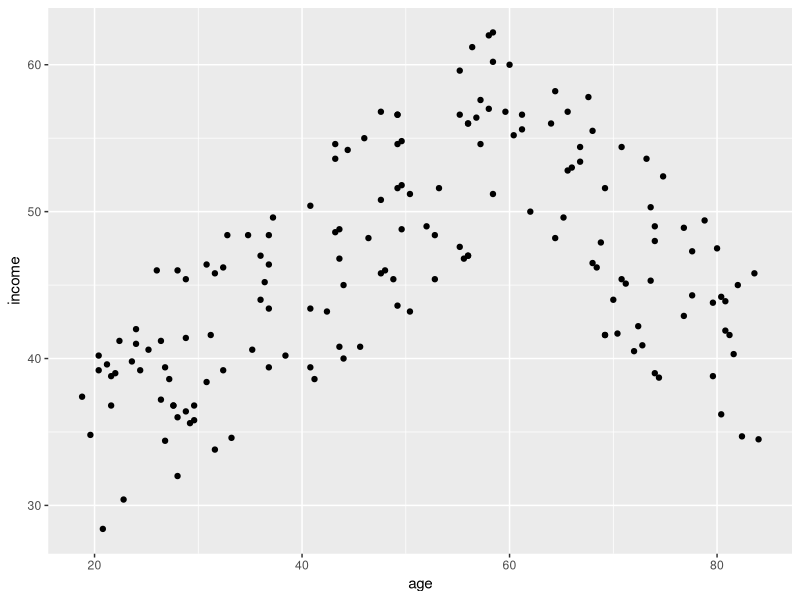
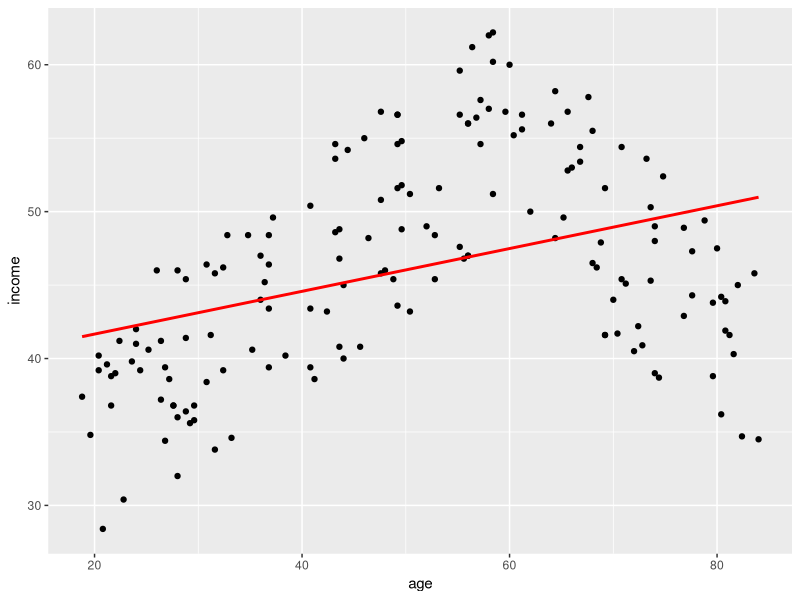
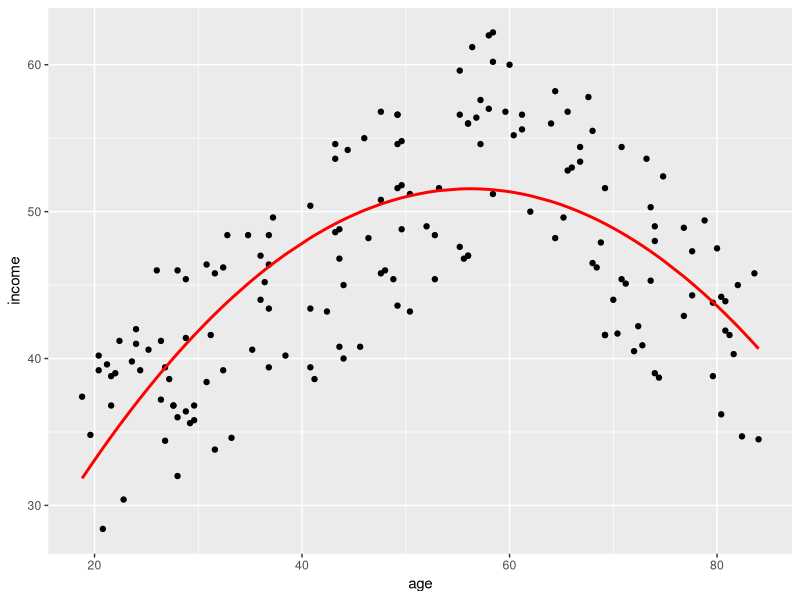
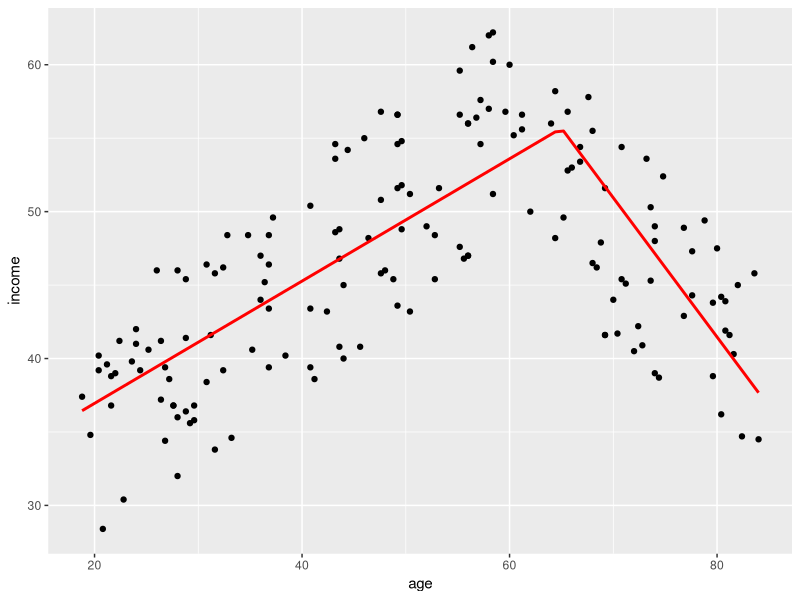
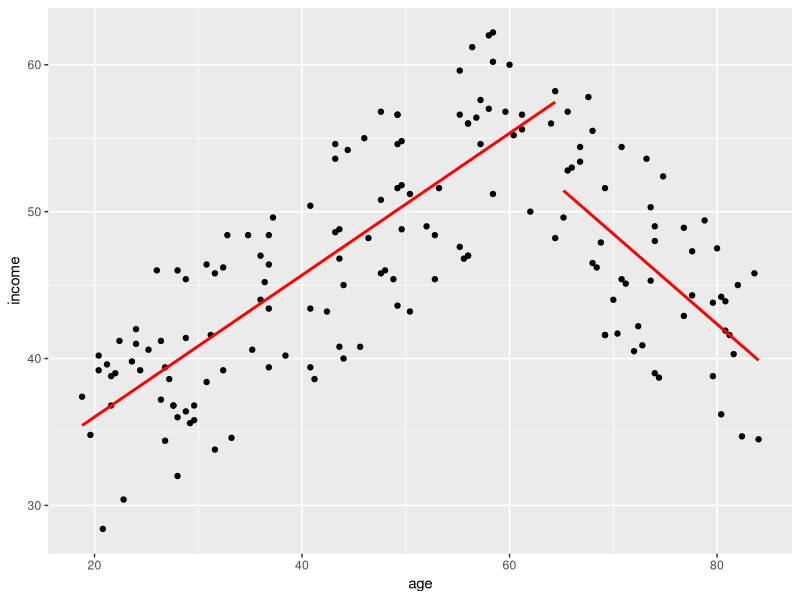
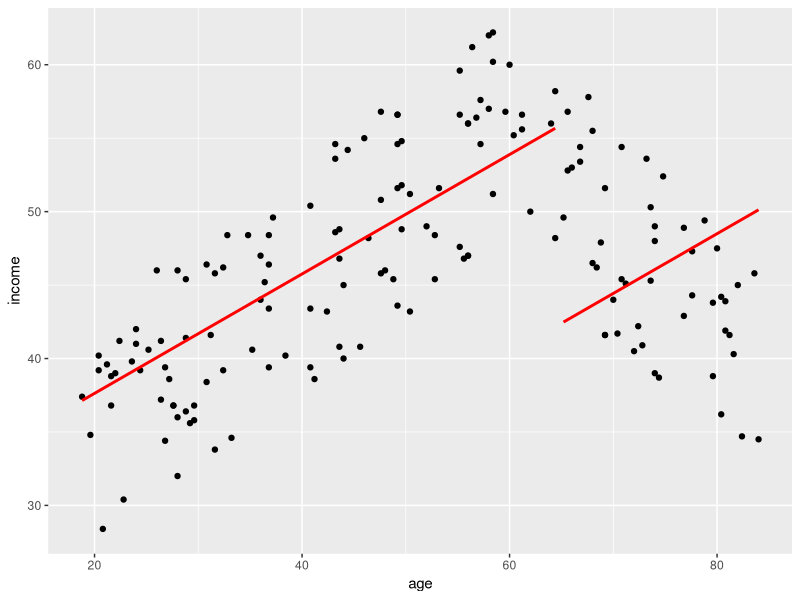
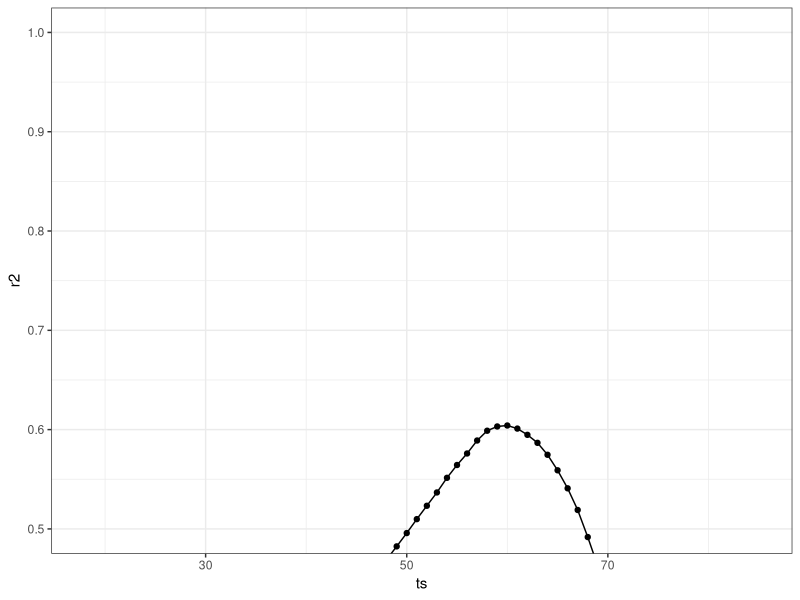

These figures' R source, in order:
library("dplyr")
library("ggplot2")
library("viridis")

## load data

data = read.csv("splines_tut.csv", stringsAsFactors=F) %>% select(-1)


## plot data
ggplot(data, aes(x=age, y=income))+geom_point()

## baseline model
reg = lm(income ~ age, data=data) #create regression model for age and income
summary(reg) # plot model summary
data$predicted_income = predict(reg, data) # use the model to predict the data 
ggplot(data, aes(x=age, y=income))+ #plot both the actual and predicted data
  geom_point()+
  geom_line(aes(x=age, y=predicted_income),size=1, color="red")

## improve model with quadratic effect --> this one fits actually already almost perfectly
data <- data %>% mutate(age2 = age*age) #square the values to create the quadratic model
reg = lm(income ~ age+age2, data=data)
summary(reg)
data$predicted_income = predict(reg, data) # again, plot the data
ggplot(data, aes(x=age, y=income))+
  geom_point()+
  geom_line(aes(x=age, y=predicted_income),size=1, color="red")


## now, assume that the inflexion point is known
tau = 65

## compute new spline variable
data = data %>% mutate(spline_tau = ifelse(age>=tau, age-tau, 0)) 

## fit spline model
reg = lm(income ~ age + spline_tau, data=data)
summary(reg)
data$predicted_income = predict(reg, data)
ggplot(data, aes(x=age, y=income))+
  geom_point()+
  geom_line(aes(x=age, y=predicted_income),size=1, color="red")

### introduce offset at tau
data = data %>% mutate(offset_tau = ifelse(age>=tau, 1, 0))

## fit model with spline and offset
reg = lm(income ~ age + spline_tau + offset_tau, data=data)
summary(reg)
data$predicted_income = predict(reg, data)
ggplot(data, aes(x=age, y=income))+
  geom_point()+
  geom_line(data=data%>%filter(age<tau), aes(x=age, y=predicted_income),size=1, color="red")+
  geom_line(data=data%>%filter(age>=tau), aes(x=age, y=predicted_income),size=1, color="red")
  

## just for fun, only offset
reg = lm(income ~ age + offset_tau, data=data) ### only offset
summary(reg)
data$predicted_income = predict(reg, data)
ggplot(data, aes(x=age, y=income))+
  geom_point()+
  geom_line(data=data%>%filter(age<tau), aes(x=age, y=predicted_income),size=1, color="red")+
  geom_line(data=data%>%filter(age>=tau), aes(x=age, y=predicted_income),size=1, color="red")


## now, find inflexion point from the data endogenously

rm(outputDF)

for(tau_spline in seq(18,85,1)) {
  
  data = data %>% mutate(spline = ifelse(age>=tau_spline,age-tau_spline,0))
  reg = lm(income ~ age + spline, data=data)
  output = summary(reg)
  #print(output$r.squared)
  
  if(exists("outputDF")) outputDF = rbind(outputDF, data.frame(ts=tau_spline, r2=output$r.squared))
  else outputDF = data.frame(ts=tau_spline, r2=output$r.squared)
  
}

ggplot(outputDF, aes(x=ts, y=r2))+
  geom_line()+
  geom_point()+
  coord_cartesian(ylim=c(0.5, 1))+
  theme_bw()


## okay, inflexion point really seems to be at x=60 ;)
